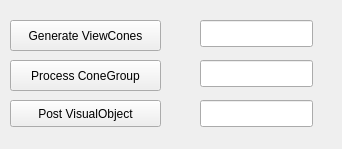
<?xml version="1.0" encoding="UTF-8"?>
<ui version="4.0">
 <class>AVSMainWidget</class>
 <widget class="QWidget" name="MainAVSWidget">
  <property name="geometry">
   <rect>
    <x>0</x>
    <y>0</y>
    <width>342</width>
    <height>149</height>
   </rect>
  </property>
  <property name="windowTitle">
   <string>AVS Tester</string>
  </property>
  <widget class="QPushButton" name="generateViewCones">
   <property name="geometry">
    <rect>
     <x>10</x>
     <y>20</y>
     <width>151</width>
     <height>31</height>
    </rect>
   </property>
   <property name="text">
    <string>Generate ViewCones</string>
   </property>
  </widget>
  <widget class="QLineEdit" name="locationgenerateViewCones">
   <property name="geometry">
    <rect>
     <x>200</x>
     <y>20</y>
     <width>113</width>
     <height>27</height>
    </rect>
   </property>
  </widget>
  <widget class="QPushButton" name="processConeGroup">
   <property name="geometry">
    <rect>
     <x>10</x>
     <y>60</y>
     <width>151</width>
     <height>31</height>
    </rect>
   </property>
   <property name="text">
    <string>Process ConeGroup</string>
   </property>
  </widget>
  <widget class="QLineEdit" name="coneGroupId">
   <property name="geometry">
    <rect>
     <x>200</x>
     <y>60</y>
     <width>113</width>
     <height>27</height>
    </rect>
   </property>
  </widget>
  <widget class="QPushButton" name="postVisualObject">
   <property name="geometry">
    <rect>
     <x>10</x>
     <y>100</y>
     <width>151</width>
     <height>27</height>
    </rect>
   </property>
   <property name="text">
    <string>Post VisualObject</string>
   </property>
  </widget>
  <widget class="QLineEdit" name="lineEdit_3">
   <property name="geometry">
    <rect>
     <x>200</x>
     <y>100</y>
     <width>113</width>
     <height>27</height>
    </rect>
   </property>
  </widget>
 </widget>
 <layoutdefault spacing="6" margin="11"/>
 <resources/>
 <connections/>
</ui>
